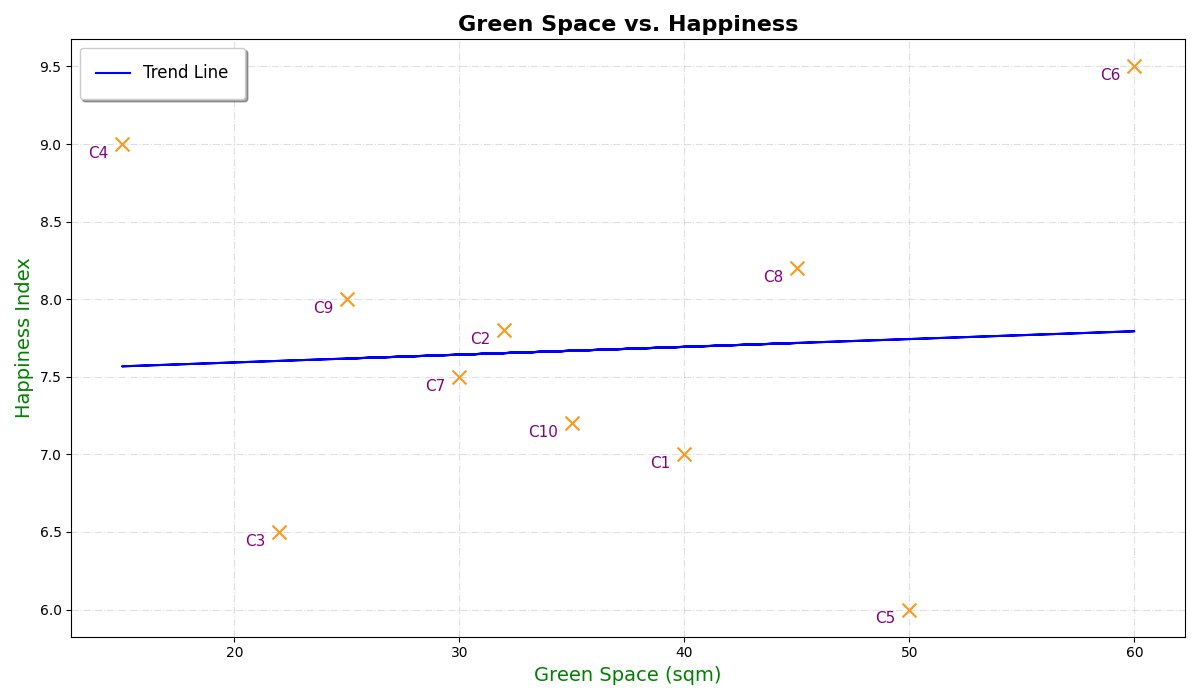

Write the Python code that produced this figure.
import matplotlib.pyplot as plt
import numpy as np

cities = np.arange(1, 11)
green_space_per_capita = np.array([40, 32, 22, 15, 50, 60, 30, 45, 25, 35])  # shuffled values
happiness_index = np.array([7.0, 7.8, 6.5, 9.0, 6.0, 9.5, 7.5, 8.2, 8.0, 7.2])  # shuffled values

plt.figure(figsize=(12, 7))
plt.scatter(green_space_per_capita, happiness_index, color='darkorange', edgecolors='gray', s=100, alpha=0.9, marker='x')

for i, city in enumerate(cities):
    plt.annotate(f'C{city}', 
                 (green_space_per_capita[i], happiness_index[i]),
                 textcoords="offset points",
                 xytext=(-10, -10),
                 ha='right', fontsize=11, color='purple')

plt.title("Green Space vs. Happiness", fontsize=16, fontweight='bold')
plt.xlabel("Green Space (sqm)", fontsize=14, color='green')
plt.ylabel("Happiness Index", fontsize=14, color='green')

plt.grid(True, linestyle='-.', alpha=0.4)

# Recalculating trend line for altered data
m, b = np.polyfit(green_space_per_capita, happiness_index, 1)
plt.plot(green_space_per_capita, m * green_space_per_capita + b, color='blue', linestyle='-', linewidth=1.5, label='Trend Line')

plt.legend(loc='upper left', fontsize=12, frameon=True, shadow=True, borderpad=1)
plt.tight_layout()
plt.show()
